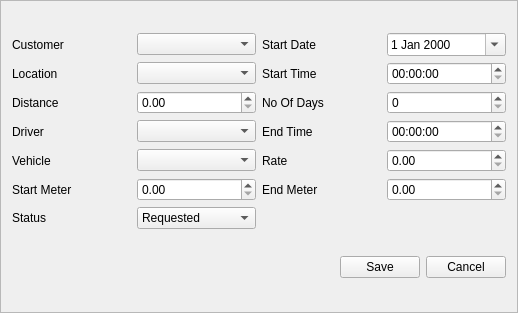
<?xml version="1.0" encoding="UTF-8"?>
<ui version="4.0">
 <class>SaveTourFrame</class>
 <widget class="QFrame" name="SaveTourFrame">
  <property name="geometry">
   <rect>
    <x>0</x>
    <y>0</y>
    <width>518</width>
    <height>313</height>
   </rect>
  </property>
  <property name="windowTitle">
   <string>Save Tour</string>
  </property>
  <property name="frameShape">
   <enum>QFrame::StyledPanel</enum>
  </property>
  <property name="frameShadow">
   <enum>QFrame::Raised</enum>
  </property>
  <layout class="QVBoxLayout" name="verticalLayout">
   <item>
    <layout class="QGridLayout" name="gridLayout">
     <item row="1" column="0">
      <widget class="QLabel" name="label">
       <property name="text">
        <string>Location</string>
       </property>
      </widget>
     </item>
     <item row="12" column="0">
      <widget class="QLabel" name="label_13">
       <property name="text">
        <string>Status</string>
       </property>
      </widget>
     </item>
     <item row="10" column="0">
      <widget class="QLabel" name="label_11">
       <property name="text">
        <string>Start Meter</string>
       </property>
      </widget>
     </item>
     <item row="1" column="1">
      <widget class="QComboBox" name="cmb_location"/>
     </item>
     <item row="3" column="0">
      <widget class="QLabel" name="label_3">
       <property name="text">
        <string>Driver</string>
       </property>
      </widget>
     </item>
     <item row="4" column="0">
      <widget class="QLabel" name="label_4">
       <property name="text">
        <string>Vehicle</string>
       </property>
      </widget>
     </item>
     <item row="2" column="0">
      <widget class="QLabel" name="label_10">
       <property name="text">
        <string>Distance</string>
       </property>
      </widget>
     </item>
     <item row="2" column="2">
      <widget class="QLabel" name="label_7">
       <property name="text">
        <string>No Of Days</string>
       </property>
      </widget>
     </item>
     <item row="3" column="1">
      <widget class="QComboBox" name="cmb_driver"/>
     </item>
     <item row="10" column="1">
      <widget class="QDoubleSpinBox" name="spn_start_meter"/>
     </item>
     <item row="4" column="1">
      <widget class="QComboBox" name="cmb_vehicle"/>
     </item>
     <item row="0" column="1">
      <widget class="QComboBox" name="cmb_customer"/>
     </item>
     <item row="0" column="0">
      <widget class="QLabel" name="label_2">
       <property name="text">
        <string>Customer</string>
       </property>
      </widget>
     </item>
     <item row="12" column="1">
      <widget class="QComboBox" name="spn_status">
       <item>
        <property name="text">
         <string>Requested</string>
        </property>
       </item>
       <item>
        <property name="text">
         <string>Confirmed</string>
        </property>
       </item>
       <item>
        <property name="text">
         <string>Finished</string>
        </property>
       </item>
      </widget>
     </item>
     <item row="0" column="2">
      <widget class="QLabel" name="label_5">
       <property name="text">
        <string>Start Date</string>
       </property>
      </widget>
     </item>
     <item row="2" column="1">
      <widget class="QDoubleSpinBox" name="spn_distance"/>
     </item>
     <item row="3" column="2">
      <widget class="QLabel" name="label_8">
       <property name="text">
        <string>End Time</string>
       </property>
      </widget>
     </item>
     <item row="1" column="2">
      <widget class="QLabel" name="label_6">
       <property name="text">
        <string>Start Time</string>
       </property>
      </widget>
     </item>
     <item row="0" column="3">
      <widget class="QDateEdit" name="spn_start_date">
       <property name="calendarPopup">
        <bool>true</bool>
       </property>
      </widget>
     </item>
     <item row="1" column="3">
      <widget class="QTimeEdit" name="spn_start_time">
       <property name="calendarPopup">
        <bool>true</bool>
       </property>
      </widget>
     </item>
     <item row="2" column="3">
      <widget class="QSpinBox" name="spn_nod"/>
     </item>
     <item row="3" column="3">
      <widget class="QTimeEdit" name="spn_end_time">
       <property name="calendarPopup">
        <bool>true</bool>
       </property>
      </widget>
     </item>
     <item row="4" column="2">
      <widget class="QLabel" name="label_9">
       <property name="text">
        <string>Rate</string>
       </property>
      </widget>
     </item>
     <item row="4" column="3">
      <widget class="QDoubleSpinBox" name="spn_rate"/>
     </item>
     <item row="10" column="2">
      <widget class="QLabel" name="label_12">
       <property name="text">
        <string>End Meter</string>
       </property>
      </widget>
     </item>
     <item row="10" column="3">
      <widget class="QDoubleSpinBox" name="spn_end_meter"/>
     </item>
    </layout>
   </item>
   <item>
    <layout class="QHBoxLayout" name="horizontalLayout">
     <item>
      <spacer name="horizontalSpacer">
       <property name="orientation">
        <enum>Qt::Horizontal</enum>
       </property>
       <property name="sizeHint" stdset="0">
        <size>
         <width>40</width>
         <height>20</height>
        </size>
       </property>
      </spacer>
     </item>
     <item>
      <widget class="QPushButton" name="btn_save">
       <property name="text">
        <string>Save</string>
       </property>
      </widget>
     </item>
     <item>
      <widget class="QPushButton" name="btn_cancel">
       <property name="text">
        <string>Cancel</string>
       </property>
      </widget>
     </item>
    </layout>
   </item>
  </layout>
 </widget>
 <resources/>
 <connections>
  <connection>
   <sender>btn_cancel</sender>
   <signal>clicked()</signal>
   <receiver>SaveTourFrame</receiver>
   <slot>close()</slot>
   <hints>
    <hint type="sourcelabel">
     <x>464</x>
     <y>285</y>
    </hint>
    <hint type="destinationlabel">
     <x>258</x>
     <y>156</y>
    </hint>
   </hints>
  </connection>
 </connections>
</ui>
